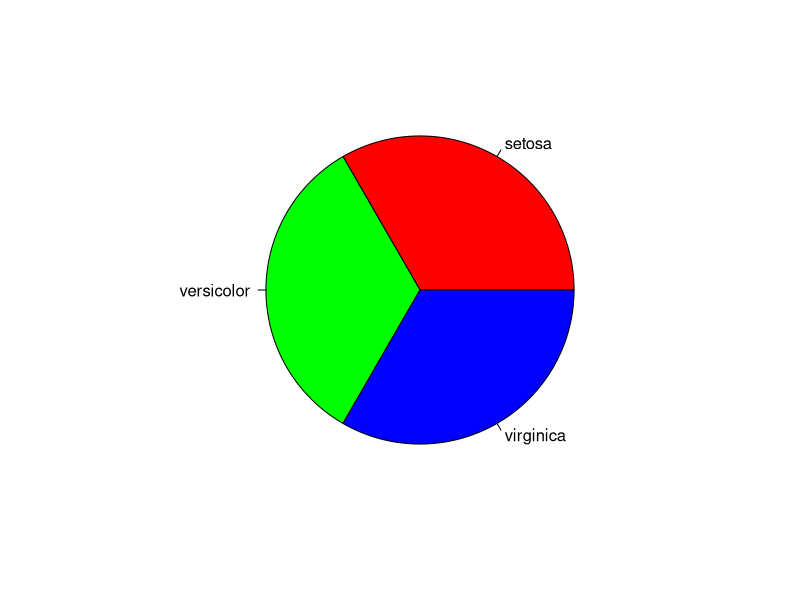
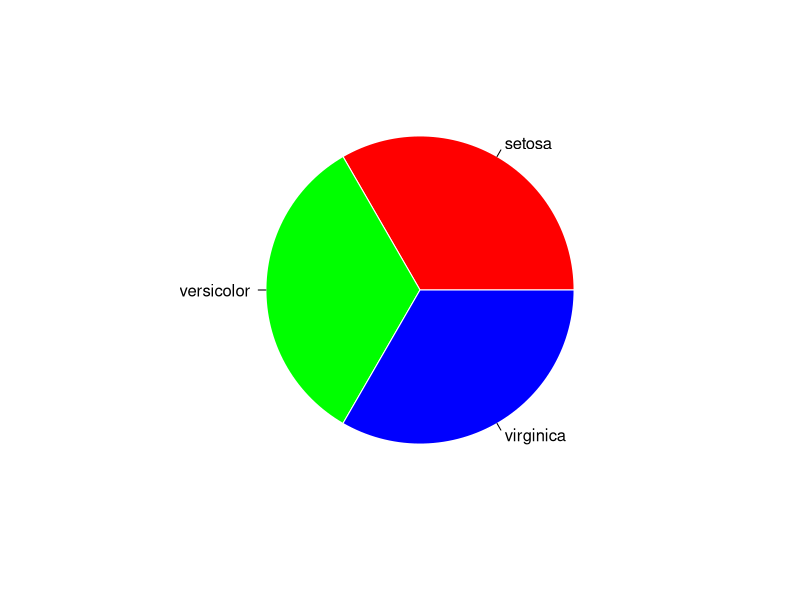
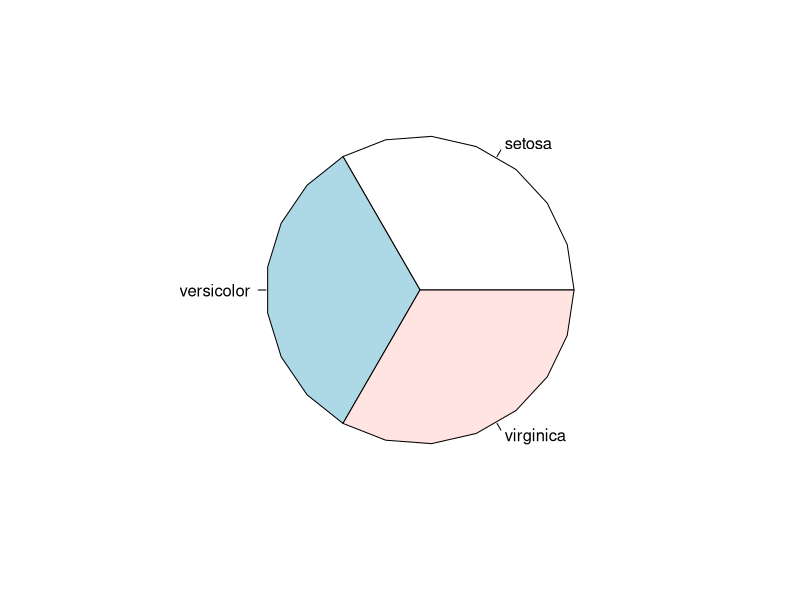
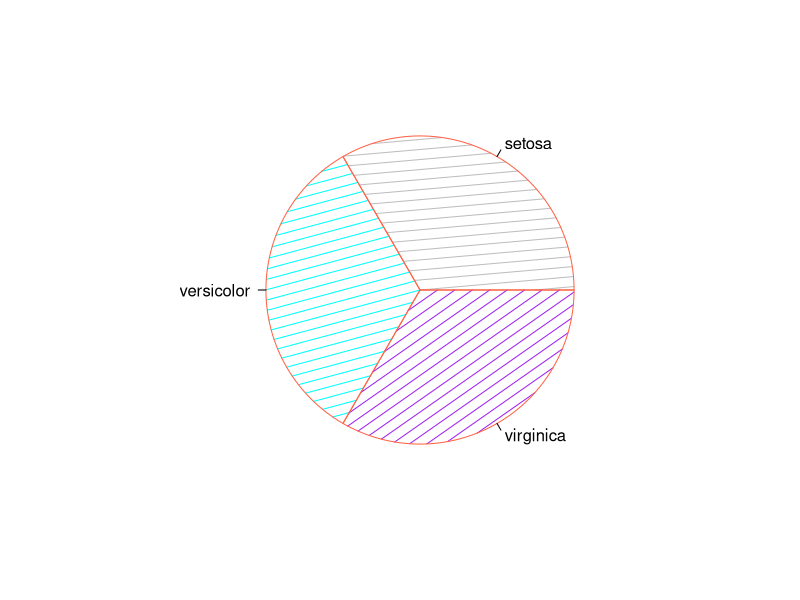
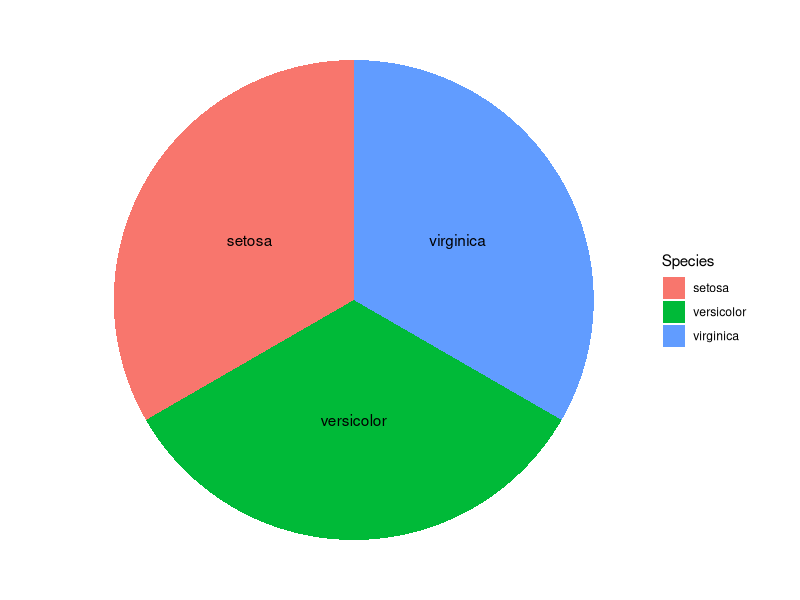
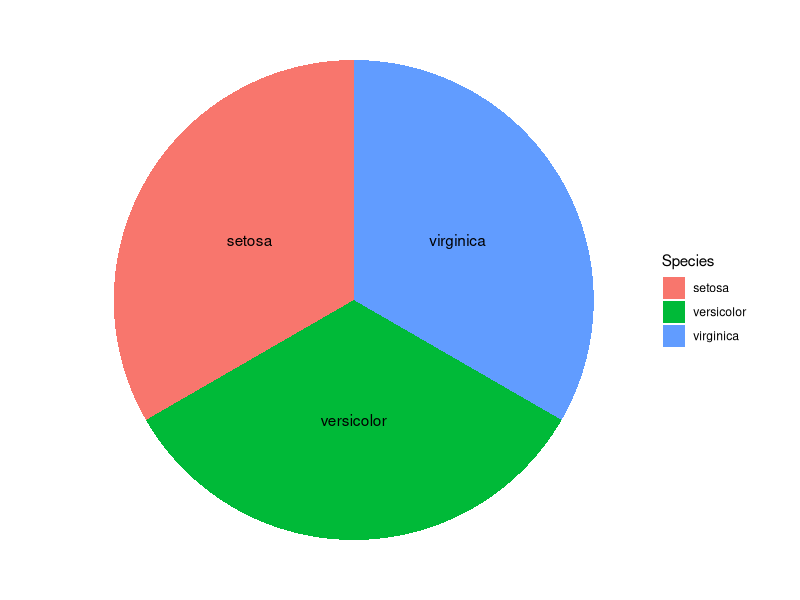
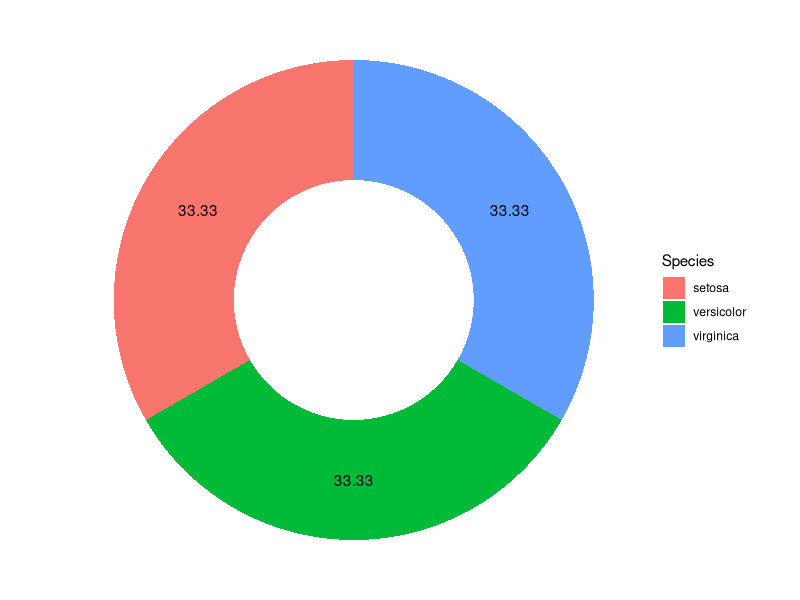

Source code (R) for these figures, in order:
# pie chart is the circular representation of sectors/portion of whole.
# parentage frequency of each group is plotted in circular manner. 

# load and install library----
library(tidyverse)


# load data-----
data("iris")
data("mtcars")

# visualization----

# basic plot
# ggplot does not have dedicated function for pie plot.
# therefore, base plotting system is used at the first place

pie(count(x= iris, Species)[,2], 
    labels = count(x= iris, Species)[,1], col= c("red", "green", "blue"))

# "border= " argument changes the color of border 
pie(count(x= iris, Species)[,2], 
    labels = count(x= iris, Species)[,1], 
    col= c("red", "green", "blue"), 
    border = "white")

# the "edge=" argument regulates the number of lines to draw the polygon.
# smaller values will generate triangular and cuboid shape 
# while value greater than 15 will provide with circular shape.
pie(count(x= iris, Species)[,2], 
    labels = count(x= iris, Species)[,1], 
    edges = 25)

# pie chart with stripes
pie(count(x= iris, Species)[,2], 
    labels = count(x= iris, Species)[,1], 
    density = 10, 
    angle = c(5,15,35), 
    col = c("grey", "cyan", "purple"),
    border= "tomato")

# using ggplot----
# basic plot
## ggplot does not have dedicated pie plot function,
## a stacked bar plot can be made circular with "coord_polar()"
## the argument (x= "") considers the whole data as one variable

count(x= iris, Species)%>%
        arrange(desc(Species))%>%
        mutate(prop=n*100/sum(n))%>%
        # "0.5* prop" to keep the lavel at the middle
        mutate(y_pos=cumsum(prop)-0.5*prop[1])%>%
        # "y= prop" because prop represent the frequency
        ggplot(aes(x= "", y= prop, fill= Species))+
        geom_bar(stat = "identity")+
        geom_text(aes(y=y_pos ,label= Species))+
        coord_polar("y", start = 0)+
        theme_void()

count(x= iris, Species)%>%
    arrange(desc(Species))%>%
    mutate(prop= n*100/sum(n))%>%
    # the maximum and minimum position for groups
    mutate(y_max= cumsum(prop))%>%
    mutate(y_min= y_max-prop[1])%>%
    # for setting text in the middle
    mutate(y_pos= y_max-0.5*prop[1])%>%
    ggplot()+
    geom_rect(aes(xmin= 0, xmax= 4, 
                  ymin= y_min, ymax= y_max, 
                  fill= Species))+
    coord_polar("y")+
    theme_void()+
    # "x= " argiument set at average between xmin and xmax
    # to get the text in middle
    geom_text(aes(y= y_pos, x= 2, label= Species))

# the pie chart can be made as a donut with "xlim()" 
count(x= iris, Species)%>%
    arrange(desc(Species))%>%
    mutate(prop= n*100/sum(n))%>%
    mutate(y_max= cumsum(prop))%>%
    mutate(y_min= y_max-prop[1])%>%
    mutate(y_pos= y_max-0.5*prop[1])%>%
    ggplot()+
    geom_rect(aes(xmin= 3, xmax= 4, 
                  ymin= y_min, ymax= y_max, 
                  fill= Species))+
    coord_polar("y")+
    xlim(c(2,4))+
    theme_void()+
    geom_text(aes(y= y_pos, x=3.5, label= round(prop, 2)))

# problems----
# Pie charts are not recommended as,
## comparing close values of angle is difficult
## pie chart with too many factors are difficult to understand
## if the labels are too large, that might not fit well 
# resulting difficulty understanding.
